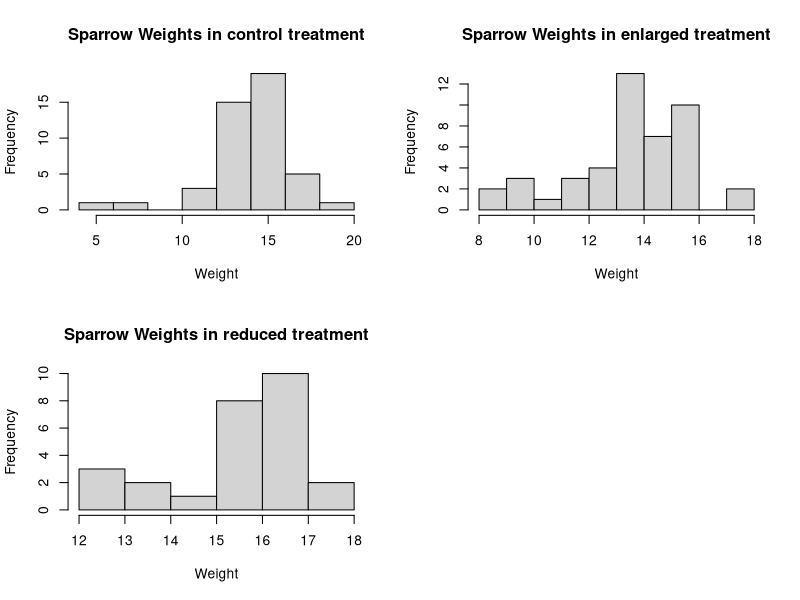
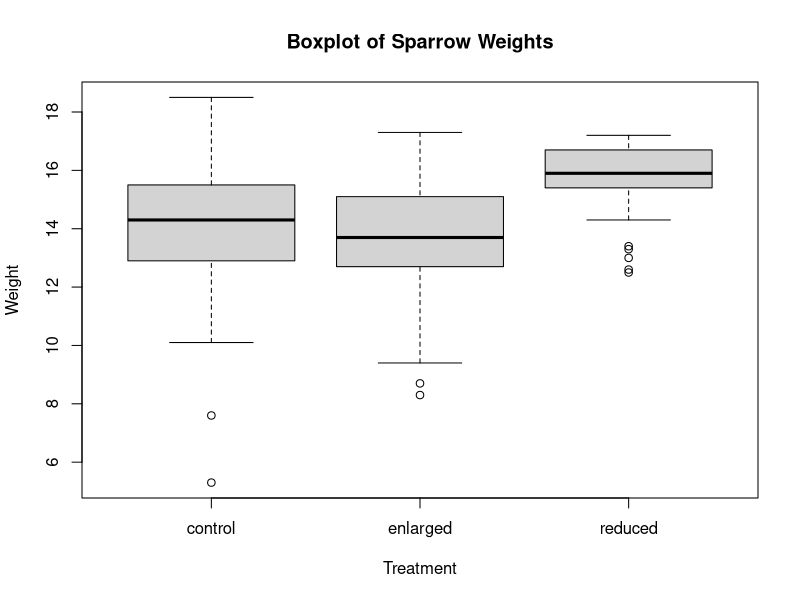

Generate these figures, in order, with R:
## ---- chunk 1
knitr::opts_chunk$set(echo = FALSE)

library(knitr)
df <- read.csv("sparrow.csv")
treatments <- unique(df$Treatment)
## ---- chunk 2

# histograms
par(mfrow = c(ceiling(length(treatments) / 2), 2))
for (i in seq_along(treatments)) {
  treatment <- treatments[i]
  hist(df$Weight[df$Treatment == treatment],
       main = paste("Sparrow Weights in", treatment, "treatment"),
       xlab = "Weight", ylab = "Frequency")
}
## ---- chunk 3

# box plots
par(mfrow = c(1, 1))
boxplot_list <- list()
for (i in seq_along(treatments)) {
  treatment <- treatments[i]
  boxplot_list[[i]] <- df$Weight[df$Treatment == treatment]
}

boxplot(boxplot_list,
        main = "Boxplot of Sparrow Weights",
        xlab = "Treatment", ylab = "Weight",
        names = treatments)
## ---- chunk 4

# summary values
summary_values <- data.frame(
  Statistic = c("Sample Mean", "Sample Standard Deviation", "Sample Size")
)

for (treatment in treatments) {
  weights <- df$Weight[df$Treatment == treatment]
  summary_values[[treatment]] <- c(mean(weights), sd(weights), length(weights))
}

weights <- df$Weight
summary_values$overall <- c(mean(weights), sd(weights), length(weights))

kable(summary_values)
